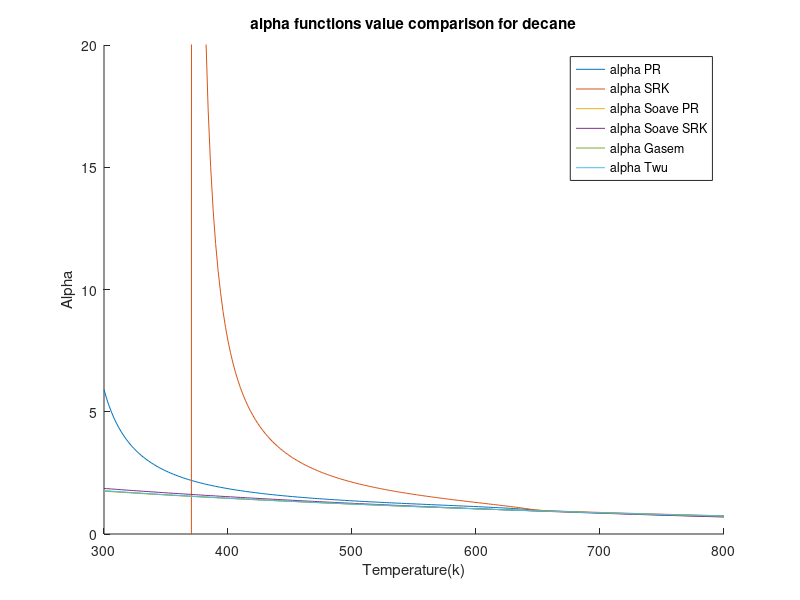

Write the MATLAB code that produced this figure.
clc
clear all
load decane_rho_data.mat
%PR
P = 3E6; %pa
omega = 0.4884; %Acentric factor
Tc = 617.7; %K
Pc = 2103000; %Pa
R = 8.31446 %J/K*mol
b1 = 0.07780*(R*Tc/Pc);%PR
a1 = 0.45724*(((R^2)*(Tc^2))/Pc);
b2 = 0.08664*(R*Tc/Pc);%SRK
a2 = 0.42747*(((R^2)*(Tc^2))/Pc);
T = 300; %k
M = 142.2817/1000; %kg/mol
S1=0.37464+1.54226*omega-0.26992*omega^2;
S2=0.48508+1.55171*omega-0.15613*omega^2;
for i = 1:1:251
   Tr=T/Tc;
   Vm(i) = M/rho(i); 
   alpha_0(i) = (Tr)^(-0.171813)*exp(0.125283*(1-(Tr)^(1.77634)));
   alpha_1(i) = (Tr)^(-0.607352)*exp(0.511614*(1-(Tr)^(2.20517)));
   alpha_PR(i) = ((R*T)/(Vm(i)-b1)-P)*((Vm(i)^2+2*b1*Vm(i)-b1^2)/a1);
   alpha_SRK(i) = ((R*T)/(Vm(i)-b2)-P)*((Vm(i)^2+b2*Vm(i))/a2);
   alpha_soave_PR(i) =(1+S1*(1-sqrt(Tr)))^2;
   alpha_soave_SRK(i) =(1+S2*(1-sqrt(Tr)))^2;
   alpha_Gasem(i) = exp((1.997+0.934*Tr)*(1-(Tr)^0.3645));
   alpha_twu(i) = alpha_0(i)+omega*(alpha_1(i)-alpha_0(i));
   Temp(i)=T;
   T = T+2;
end
hold on
plot(Temp,alpha_PR)
plot(Temp,alpha_SRK)
plot(Temp,alpha_soave_PR)
plot(Temp,alpha_soave_SRK)
plot(Temp,alpha_Gasem)
plot(Temp,alpha_twu)
ylim([0 20])
hold off
legend('alpha PR','alpha SRK','alpha Soave PR','alpha Soave SRK','alpha Gasem','alpha Twu')
xlabel('Temperature(k)')
ylabel('Alpha')
title('alpha functions value comparison for decane')
